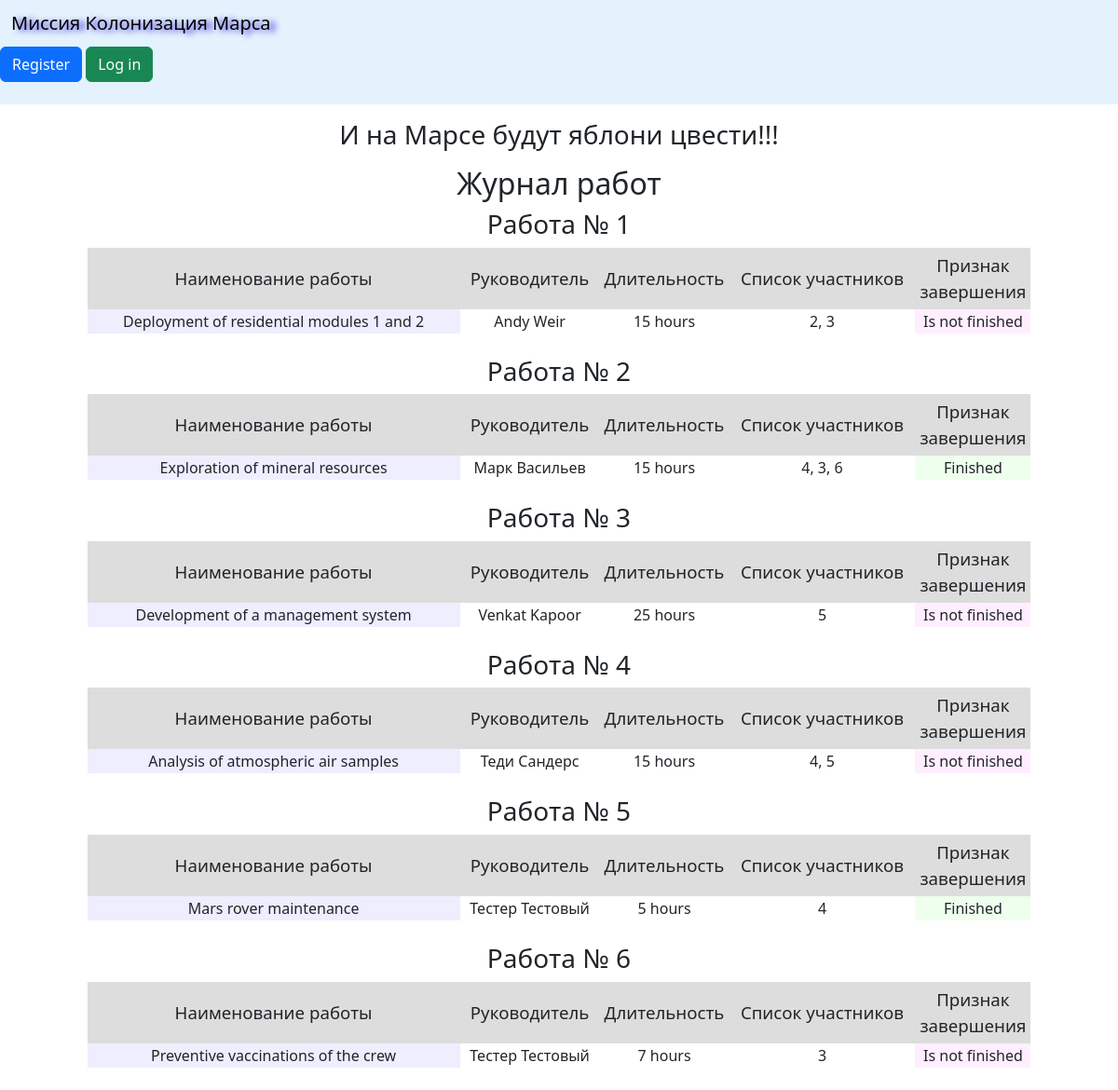
The page / on the database its author committed.
### data/users.py (models this page shows, shortened)
class User(SqlAlchemyBase, UserMixin, SerializerMixin):
    __tablename__ = 'users'
    id = sqlalchemy.Column(sqlalchemy.Integer, primary_key=True, autoincrement=True)
    surname = sqlalchemy.Column(sqlalchemy.String, nullable=True)
    name = sqlalchemy.Column(sqlalchemy.String, nullable=True)
    age = sqlalchemy.Column(sqlalchemy.Integer, nullable=True)
    position = sqlalchemy.Column(sqlalchemy.String, nullable=True)
    speciality = sqlalchemy.Column(sqlalchemy.String, nullable=True)
    address = sqlalchemy.Column(sqlalchemy.String, nullable=True)
    email = sqlalchemy.Column(sqlalchemy.String, index=True, unique=True, nullable=True)
    hashed_password = sqlalchemy.Column(sqlalchemy.String, nullable=True)
    modified_date = sqlalchemy.Column(sqlalchemy.DateTime, default=datetime.datetime.now)
    jobs = orm.relationship("Jobs", back_populates='user')

### main.py (the view)
@app.route('/')
def index():
    jobs = get_jobs().json
    users = get_users().json
    return render_template("index.html", jobs=jobs, names=users)

### api/jobs_api.py (called while the page is built)
@jobs_bp.route('/jobs')
def get_jobs():
    session = db_session.create_session()
    jobs = session.query(Jobs).all()
    return flask.jsonify({'jobs': ([item.to_dict(
        only=('id', 'job', 'team_leader', 'work_size', 'collaborators',
              'start_date', 'end_date', 'is_finished')
    ) for item in jobs])})

### api/users_api.py (called while the page is built)
@users_bp.route('/users', methods=['GET'])
def get_users():
    session = db_session.create_session()
    users = session.query(User).all()
    return flask.jsonify({'users': ([item.to_dict(
        only=('id', 'surname', 'name', 'age', 'position', 'speciality', 'address', 'email'
     )
    ) for item in users])})

### data/db_session.py (called while the page is built)
def create_session() -> Session:
    global __factory
    return __factory()

### templates/index.html
{% extends "base.html" %}
{% block content %}
<h2 align="center">Журнал работ</h2>
{% for job in jobs['jobs'] %}
<div align="center">
    <h3>Работа № {{ job['id'] }}</h3>
    <div class="table_container">
        <table>
            <tr>
                <td class="title" width="400px" align="center">Наименование работы</td>
                <td class="title" width="150px" align="center">Руководитель</td>
                <td class="title" width="100px" align="center">Длительность</td>
                <td class="title" width="200px" align="center">Список участников</td>
                <td class="title" width="100px" align="center">Признак завершения</td>
            </tr>
            <tr>
                <td align="center" bgcolor="#eeeeff" class="description">{{ job['job'].capitalize() }}</td>
                <td align="center" class="description">{{ names['users'][job['team_leader']]['name'] }} {{ names['users'][job['team_leader']]['surname'] }}
                </td>
                <td align="center">{{ job['work_size'] }} hours</td>
                <td align="center">{{ job['collaborators'] }}</td>
                {% if job['is_finished'] %}
                <td align="center" bgcolor="#eeffee">Finished</td>
                {% else %}
                <td align="center" bgcolor="#ffeeff">Is not finished</td>
                {% endif %}
            </tr>
        </table>
    </div>
    <br>
</div>
{% endfor %}
{% endblock %}

### templates/base.html (shortened to what this page needs)
<!doctype html>
<html lang="en">
<head>
  <link href="https://cdn.jsdelivr.net/npm/bootstrap@5.3.3/dist/css/bootstrap.min.css" rel="stylesheet">
  <link rel="stylesheet" type="text/css" href="static/css/style.css">
</head>
<header>
  <nav class="navbar" style="background-color: #e3f2fd;">
  <div class="container-fluid">
    <h2 class="navbar-brand" style="text-shadow: 6px 2px 6px #412cdd;">Миссия Колонизация Марса</h2>
  </div>
      {% if current_user.is_authenticated %}
        <a class="navbar-brand" href="/logout">{{ current_user.name }} {{ current_user.surname }}</a>
        <a class="btn btn-primary" href="/addjob">Добавить работу</a>
      {% else %}
      <p>
         <a class="btn btn-primary" href="/register">Register</a>
         <a class="btn btn-success" href="/login">Log in</a>
      </p>
      {% endif %}
</nav>
</header>
<body>
  <h3 class="mt-3 mb-3" style="text-align: center;">И на Марсе будут яблони цвести!!!</h3>
  {% block content %}
  {% endblock%}
</body>
</html>

### static/css/style.css (style rules this page uses)
td.title { background-color: #dddddd; align: center; font-size: 14pt; padding: 5px; }

### rows shown on the page
User: id "6", job "Preventive vaccinations of the crew", name "Тестер", surname "Тестовый", work_size "7", collaborators "3", shows "Is not finished"

### other values the page prints
{{ job['id'] }} "1" "2" "3" "4" "5"
{{ job['job'].capitalize() }} "Deployment of residential modules 1 and 2" "Exploration of mineral resources" "Development of a management system" "Analysis of atmospheric air samples" "Mars rover maintenance"
{{ names['users'][job['team_leader']]['name'] }} "Andy" "Марк" "Venkat" "Теди" "Тестер"
{{ names['users'][job['team_leader']]['surname'] }} "Weir" "Васильев" "Kapoor" "Сандерс" "Тестовый"
{{ job['work_size'] }} "15" "15" "25" "15" "5"
{{ job['collaborators'] }} "2, 3" "4, 3, 6" "5" "4, 5" "4"
